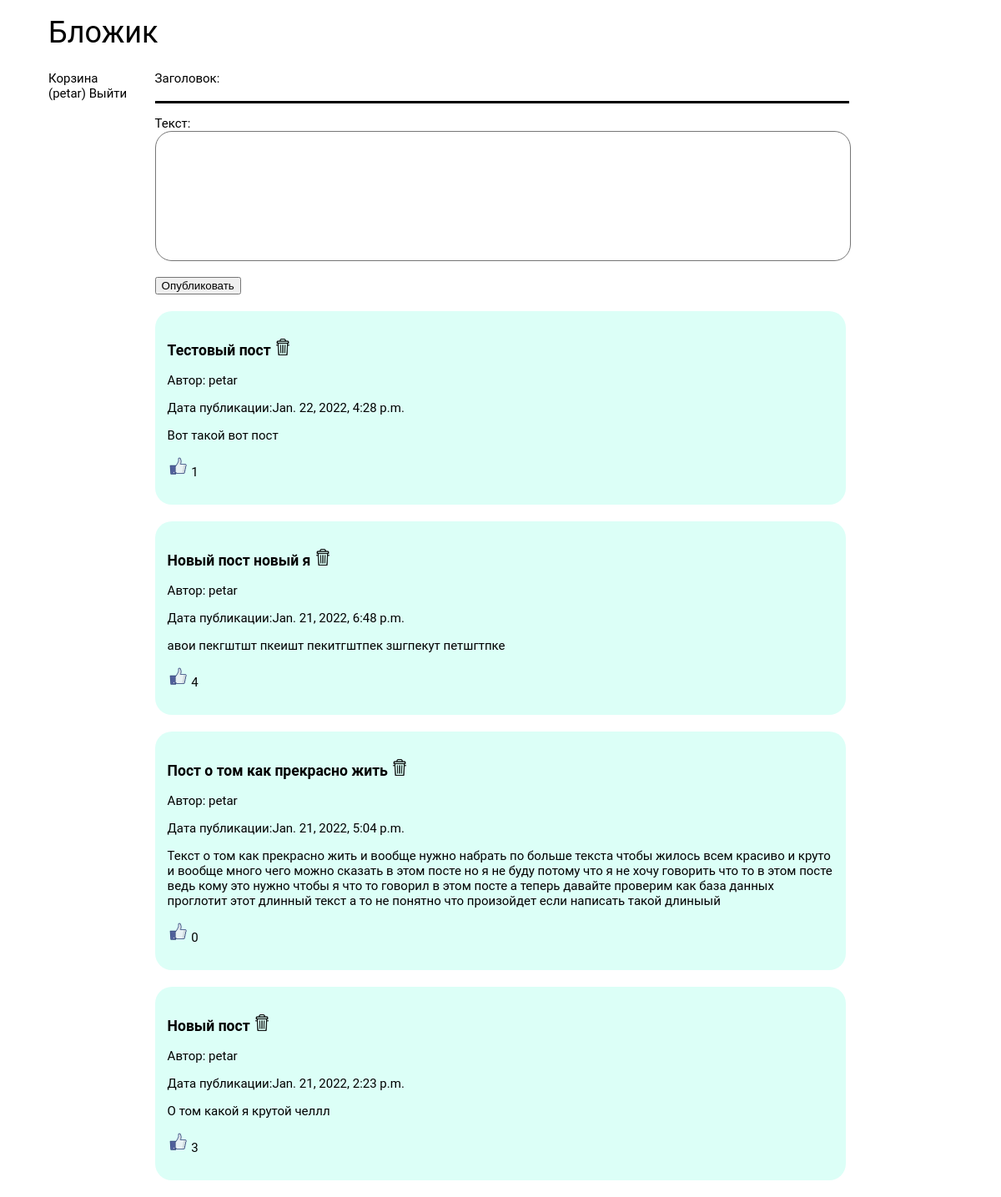
Screenshot of /accounts/petar/ (signed in) with the database file from the repository.
### blog/models.py (models this page shows)
class Post(models.Model):
    title = models.CharField(max_length=100)
    author = models.ForeignKey(
        'auth.User',
        on_delete=models.CASCADE
    )
    text = models.TextField()
    date = models.DateTimeField()
    likes = models.IntegerField(default=0)
    isActive = models.BooleanField(default=1)

### blog/views.py (the view)
# urls.py: path('accounts/<slug:username>/', blog.views.profile),
def profile(request, username):
    if request.method == 'POST':
        form = NewPostForm(request.POST)
        if form.is_valid():
            post = Post(text=form.cleaned_data.get('text'),
                        title=form.cleaned_data.get('title'),
                        author=request.user,
                        date=datetime.datetime.now())
            post.save()
        return redirect('/accounts/' + request.user.username)
    else:
        posts = Post.objects.filter(author=User.objects.get(username=username))
        posts = posts.exclude(isActive=0).order_by('-date')
        context = {
            'username': request.user,
            'posts': posts,
            'viewed_username': username,
            'form': NewPostForm()
        }
        print(context['username'])
        return render(request, 'profile.html', context)

### blog/forms.py
class NewPostForm(forms.Form):
    title = forms.CharField(max_length=50, label='Заголовок')
    text = forms.CharField(widget=forms.Textarea, label='Текст')

### blog/templates/profile.html (shortened to what this page needs)
{% extends 'base.html' %}
{% load static %}
{% block content %}
    <link rel="stylesheet" type="text/css" href="{% static 'blog/feed.css' %}">
    <div class="content">
        {% if username.username == viewed_username %}
            <form action="" method="post">
                <div class="form">
                    {{ form.as_p }}
                    <button type="submit" class="button">Опубликовать</button>
                </div>
            </form>
            {% for post in posts %}
                <div class="post">
                    <h3>  {{ post.title }} <a href="/delete/{{ post.id }}"> <img src="{% static "delete.png" %}" width="20px" height="20px"> </a></h3>
                    <p>Автор: {{ post.author }}</p>
                    <p>Дата публикации:{{ post.date }}</p>
                    <p>{{ post.text }}</p>
                    <p> <a href="/like/{{ post.id }}"> <img src="{% static "like.png" %}" width="25px" height="25px"> </a> {{ post.likes }} </p>
                </div>
            {% endfor %}
        {% endif %}
    </div>
{% endblock %}

### blog/templates/base.html (shortened to what this page needs)
<!DOCTYPE html>
<html lang="en">
<head>
</head>
{% load static %}
<link rel="stylesheet" type="text/css" href="{% static 'blog/base.css' %}">
<body>
<div>
    <section>
        <div class="head"> <a href="/"> Бложик </a> </div>
        <ul class="menu">
            {% if not username.is_anonymous %}
                <li> <a href="/wastebin/">Корзина</a> </li>
                <li> <a href="/accounts/{{ username }}">({{ username }})</a> <a href="/logout"> Выйти</a> </li>
            {% else %}
                <li><a href="/login">Войти</a></li>
            {% endif %}
        </ul>
    </section>
</div>
    {% block content %}
    {% endblock %}
</body>
</html>

### blog/static/blog/base.css (style rules this page uses)
body { font: normal 15px 'Roboto', sans-serif; }
.head { font-size: 36px; text-decoration: none; padding-top: 10px; padding-bottom: 10px; padding-left: 50px; text-align: left; }
a { color: black; text-decoration: none; }
.menu { list-style: none; position: absolute; padding-left: 50px; }

### blog/static/blog/feed.css (style rules this page uses)
.post { background: #dcfff7; padding: 15px; margin-bottom: 20px; border-radius: 20px; }
.content { max-width: 70%; margin: auto; }
.form { margin-bottom: 20px; }
.form label { font: normal 15px 'Roboto', sans-serif; display: block; }
.form input { width: 100%; border: none; border-bottom: solid black; outline: none; }
.form textarea { width: 100%; height: 150px; border-radius: 20px; outline: none; resize: none; }

### rows the page displays
Post: title "Тестовый пост", author "petar", date "Jan. 22, 2022, 4:28 p.m.", text "Вот такой вот пост", likes "1"
Post: title "Новый пост новый я", author "petar", date "Jan. 21, 2022, 6:48 p.m.", text "авои пекгштшт пкеишт пекитгштпек зшгпекут петшгтпке", likes "4"
Post: title "Пост о том как прекрасно жить", author "petar", date "Jan. 21, 2022, 5:04 p.m.", text "Текст о том как прекрасно жить и вообще нужно набрать по больше текста чтобы жилось всем красиво и круто и вообще много чего можно сказать в этом посте но я не буду потому что я не хочу говорить что то в этом посте ведь кому это нужно чтобы я что то говорил в этом посте а теперь давайте проверим как база данных проглотит этот длинный текст а то не понятно что произойдет если написать такой длиныый", likes "0"
Post: title "Новый пост", author "petar", date "Jan. 21, 2022, 2:23 p.m.", text "О том какой я крутой челлл", likes "3"

### other values shown
{{ username }} "petar"
